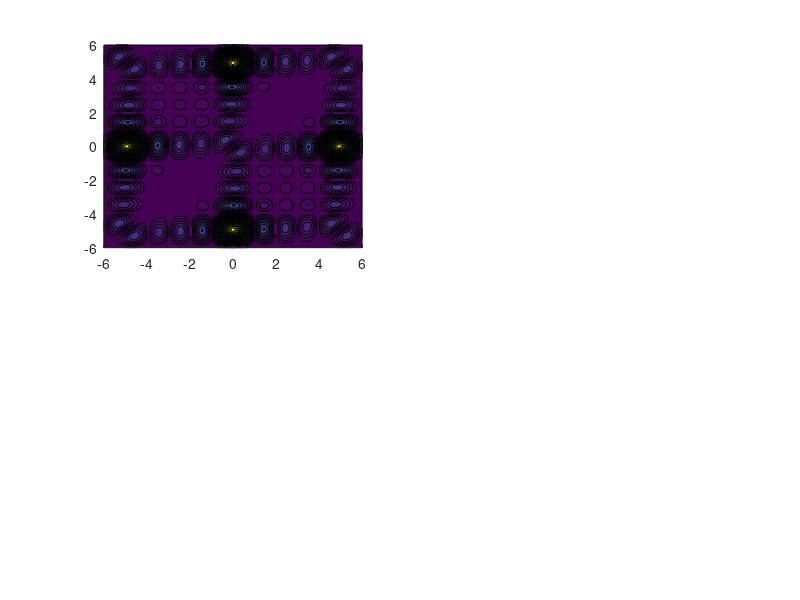

Source code (MATLAB): (Note: this script raises an error after producing the figure.)
function stateMomentumTrue()
    global L NN xMax max h hbar;
    h=1;
    hbar=h/2*pi();
    L=1;
    NN=4;
    xMax=6;
    max=101;
    r_d=linspace(-xMax,xMax,max);
    pa=repmat(r_d,max,1);
    pb=repmat(r_d',1,max);
    lambda=pa+1i*pb;
    %w=fftshift(fft(ifftshift((psi(pa,pb)))));
    %w=psi(pa,pb).*conj(psi(pa,pb));
    w=abs(psi(pa,pb));
    
    subplot(2,2,1)
    contourf(real(lambda),imag(lambda),real(w),40,'EdgeColor','none','LineStyle','none');    
    title('$abs(\Psi(p_1,p_2));h=1,L=1,N=8$','interpreter','latex')
%     title(['real(W=ft[tr($\rho D(\lambda )$)]), $\phi=$' num2str(param(2)) ' $abs(\alpha)=$' num2str(param(1))],'interpreter','latex')

     subplot(2,2,2)
     contourf(real(lambda),imag(lambda),imag(w),40,'EdgeColor','none','LineStyle','none');
%     title('imag(W=ft[tr($\rho D(\lambda )$)])','interpreter','latex')



     subplot(2,2,3)
     surfc(real(lambda),imag(lambda),real(w),'EdgeColor','none','LineStyle','none','FaceLighting','phong');
%     title('real(W)','interpreter','latex')    

     subplot(2,2,4)
     surfc(imag(lambda),imag(lambda),imag(w),'EdgeColor','none','LineStyle','none','FaceLighting','phong');
%     title('imag(W)','interpreter','latex')    


%y=minusP(x);
    %plot(x,y)
end
function out=phiP(x)
    global L
    out=exp(-1./((L/3).^2 - (x.^2))) .* heaviside(-abs(x)+L/3) * 5000;    
end

%for the moment, I'm using a delta function; so its fourier transform is
%just e^ipx_0
function out=phi(p)
    global L hbar
    %out=phiP(x-(L/2));
    
    out=exp(1i*p*(L/2)/hbar);
    %exp(1i*p*(L/2)/hbar)
    %out=exp(1i*(L/2)/hbar);
end

function out=zeroP(p)
    global L NN hbar
    out=0;
    for k = -NN/2:NN/2
        out=out + (exp(1i*(2*k + 1)*p*(L/hbar) ) );%* phi(p));
    end        
    out=out.*phi(p);
end

function out=oneP(p)
    global L NN hbar
    out=0;
    for k = -NN/2:NN/2
        out=out + (exp(1i*(2*k)*p*(L/hbar) ) ); %  * phi(p));
        %out=out+phi(x-((2*k)*L));
    end
    out=out.*phi(p);
end

function out=plusP(p)
    out=(oneP(p)+zeroP(p))/sqrt(2);
end

function out=minusP(p)
    out=(zeroP(p) - oneP(p))/sqrt(2);
end

function out=psi(pa,pb)
    %out=abs(oneP(pa)*exp(1i*pa)).*abs(oneP(pb)*exp(1i*pb));
    %out=abs(pa.*exp(1i*pa)).*abs(pb.*exp(1i*pb));
    %out=abs(pa).*abs(pb);
    %out=oneP(pa).*oneP(pb);
    out=(plusP(pa).*minusP(pb) - minusP(pa).*plusP(pb))/sqrt(2);
end
